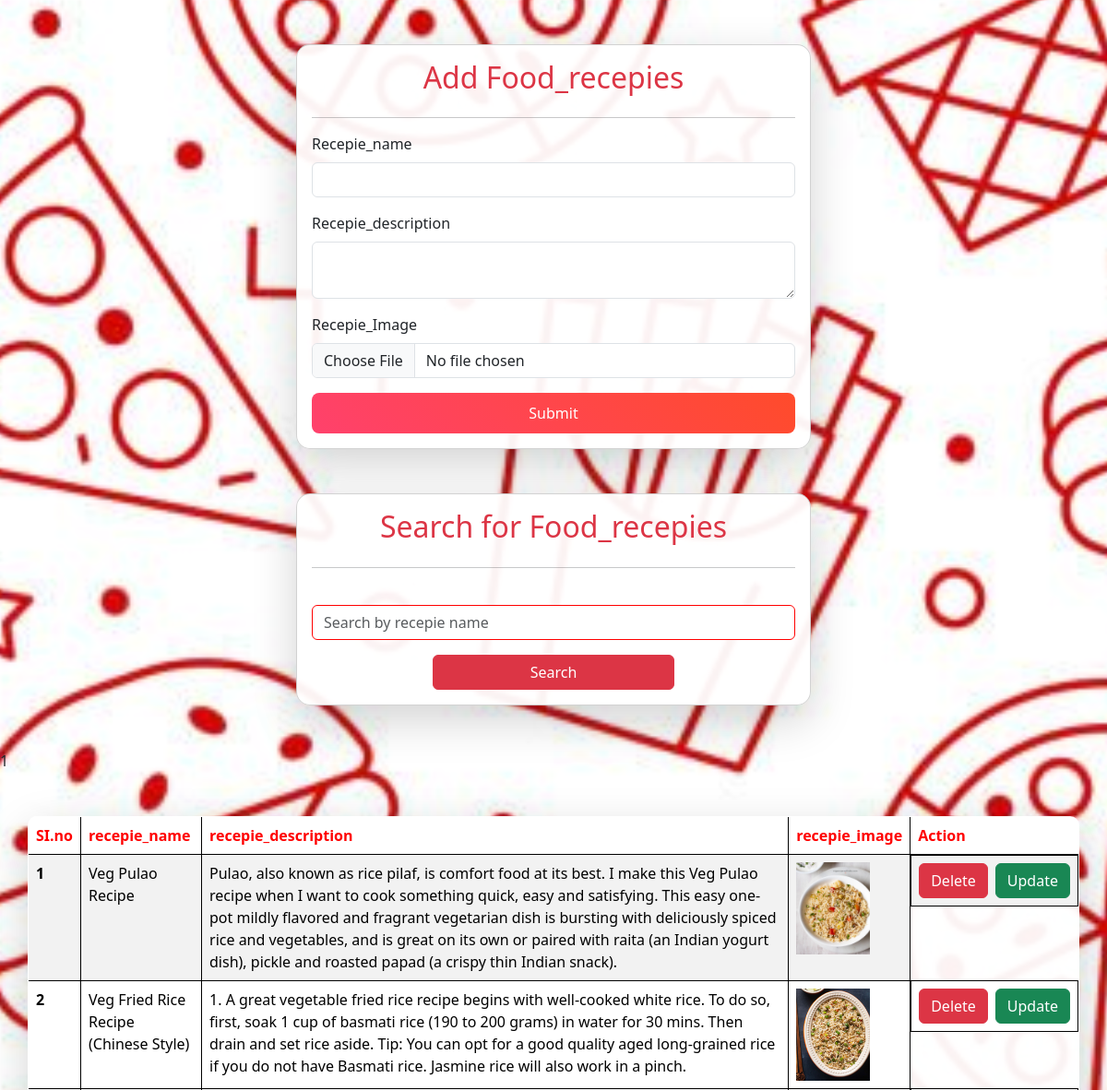
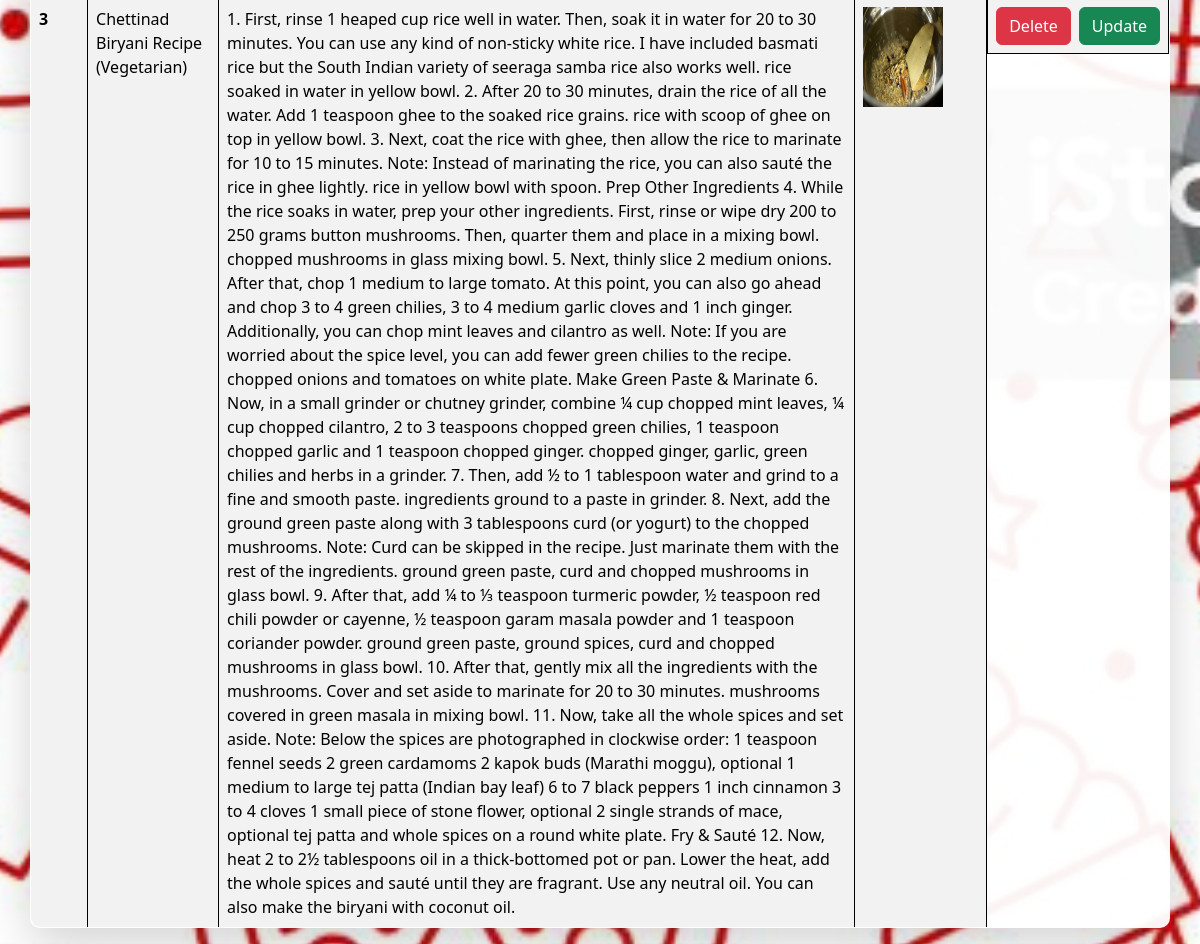
Screenshot of /f_recepies with the database file from the repository (2 pictures, top to bottom).
### vegies/models.py (models this page shows)
class Recepies(models.Model):
    recepies_name=models.CharField(max_length=100,db_index=True)
    recepies_description=models.TextField()
    recepies_image=models.ImageField(upload_to='recepie_images/')

### vegies/views.py (the view, shortened to what this page needs)
# urls.py: path('f_recepies',f_recepies,name="f_recepies"),
def f_recepies(request):
    queryset=Recepies.objects.all()
    context = {
        'recepies': queryset,
    }
    return render(request,'f_recepies.html',context)

### vegies/templates/f_recepies.html (shortened to what this page needs)
{% extends "base.html" %}
{% block start %}
{% load static %}
<div class="container">
    <form method="post" enctype="multipart/form-data" class="col-6 mx-auto card mt-5 p-3 shadow-lg">
    <h2 class="text-center text-danger">Add Food_recepies</h2>
    <hr>
    <div class="mb-3">
        <label for="recepie_name" class="form-label ">Recepie_name</label>
        <input type="text" name="recepie_name" class="form-control" required>
    </div>
    <div class="mb-3">
        <label for="recepie_description" class="form-label">Recepie_description</label>
        <textarea name="recepie_description" class="form-control" required></textarea>
    </div>
    <div class="mb-3">
        <label for="recepie_image" class="form-label ">Recepie_Image</label>
        <input type="file" name="recepie_image" class="form-control" required>
    </div>
    <button type="submit" class="btn btn-custom">Submit</button>
    </form>
    <form action="">
        <div class="col-6 mx-auto card mt-5 p-3 shadow-lg">
            <h2 class="text-center text-danger">Search for Food_recepies</h2>
            <hr>
            <div>
                <input type="text" name="search" id="recepies_name" class="form-control mb-3" placeholder="Search by recepie name" style="border: 1px  solid red;">
            </div>
            <button type="submit" class="btn btn-danger col-6 mx-auto ">
            Search
        </button>
        </div>
    </form>
</div>
    <div class="col-12 mt-5">
        <table class="container table table-striped mt-5 shadow-lg transparent-table-card">
      <thead>
        <tr>
          <th style="color: red;"  style="color: red;" scope="col">SI.no</th>1
          <th style="color: red;" scope="col">recepie_name</th>
          <th style="color: red;" scope="col">recepie_description</th>
          <th style="color: red;" scope="col">recepie_image</th>
          <th style="color: red;" scope="col">Action</th>
        </tr>
      </thead>
      <tbody>
        {% for recepie in recepies %}
        <tr>
          <th scope="row">{{forloop.counter}}</th>
          <td>{{recepie.recepies_name}}</td>
          <td>{{recepie.recepies_description}}</td>
          <td><img src="/media/{{recepie.recepies_image}}" style="height:100px" width="80px">
          </td>
          <td class="d-flex gap-2 align-items-center justify-content-center">
            <a   href="/delete_recepies/{{recepie.id}}" class="btn btn-danger">Delete</a>
             <a  href="/update_recepies/{{recepie.id}}" class="btn btn-success">Update</a>
          </td>
        </tr>
        {% endfor %}
      </tbody>
    </div>
{% endblock %}

### home/templates/base.html (style rules this page uses)
table,th,td { border: 1px solid black; border-collapse: collapse; padding: 10px; }

### rows the page displays
Recepies: recepies_name "Veg Pulao Recipe", recepies_description "Pulao, also known as rice pilaf, is comfort food at its best. I make this Veg Pulao recipe when I want to cook something quick, easy and satisfying. This easy one-pot mildly flavored and fragrant vegetarian dish is bursting with deliciously spiced rice and vegetables, and is great on its own or paired with raita (an Indian yogurt dish), pickle and roasted papad (a crispy thin Indian snack).", recepies_image (picture)
Recepies: recepies_name "Veg Fried Rice Recipe (Chinese Style)", recepies_description "1. A great vegetable fried rice recipe begins with well-cooked white rice. To do so, first, soak 1 cup of basmati rice (190 to 200 grams) in water for 30 mins. Then drain and set rice aside. Tip: You can opt for a good quality aged long-grained rice if you do not have Basmati rice. Jasmine rice will also work in a pinch.", recepies_image (picture)
Recepies: recepies_name "Chettinad Biryani Recipe (Vegetarian)", recepies_description "1. First, rinse 1 heaped cup rice well in water. Then, soak it in water for 20 to 30 minutes. You can use any kind of non-sticky white rice. I have included basmati rice but the South Indian variety of seeraga samba rice also works well. rice soaked in water in yellow bowl. 2. After 20 to 30 minutes, drain the rice of all the water. Add 1 teaspoon ghee to the soaked rice grains. rice with scoop of ghee on top in yellow bowl. 3. Next, coat the rice with ghee, then allow the rice to marinate for 10 to 15 minutes. Note: Instead of marinating the rice, you can also sauté the rice in ghee lightly. rice in yellow bowl with spoon. Prep Other Ingredients 4. While the rice soaks in water, prep your…", recepies_image (picture)
